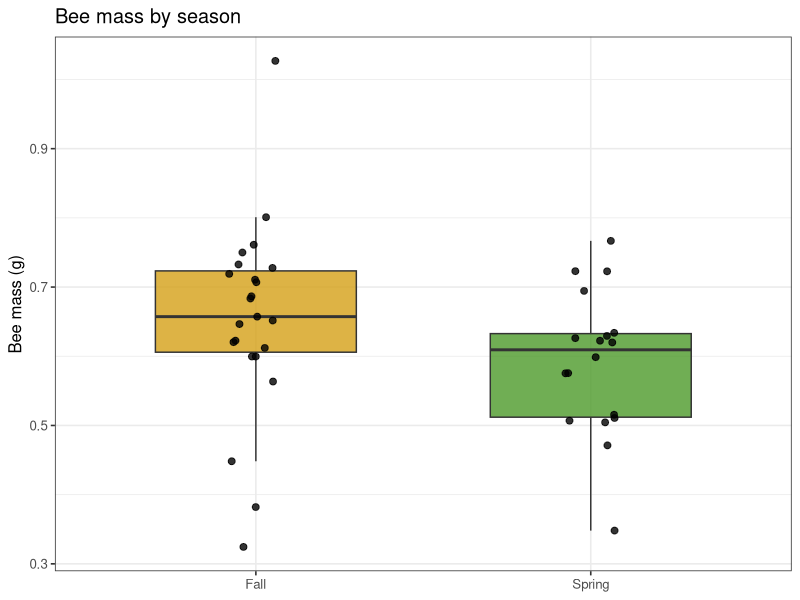
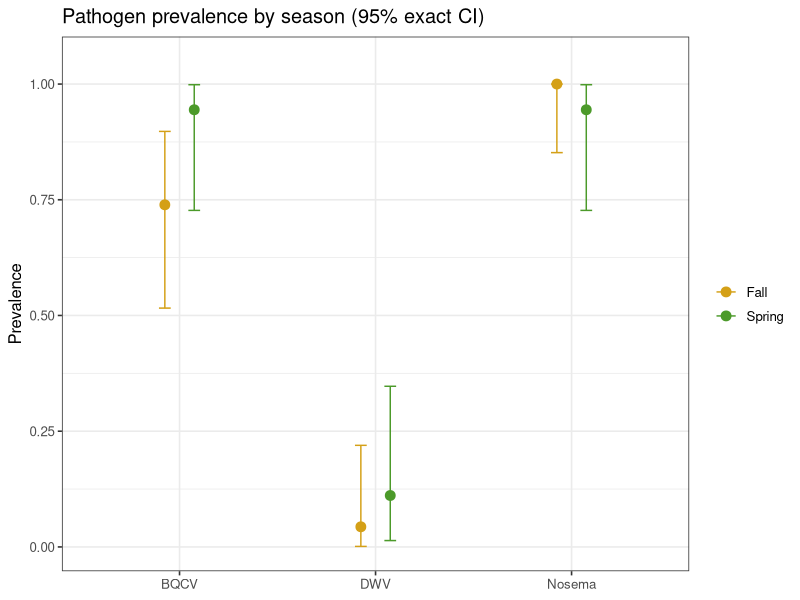
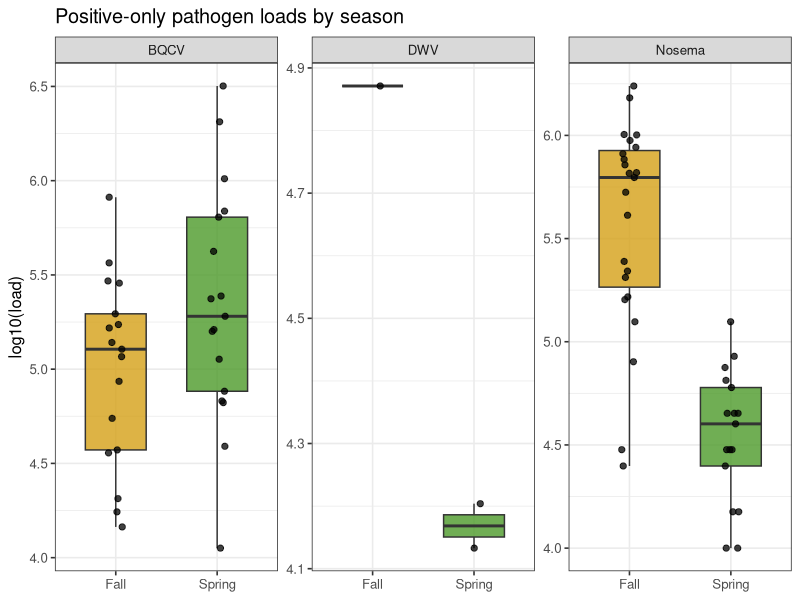
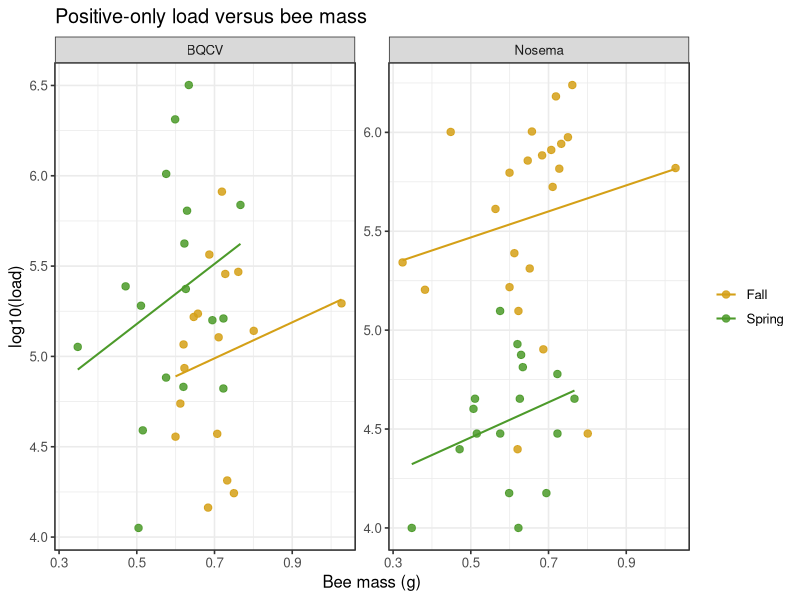
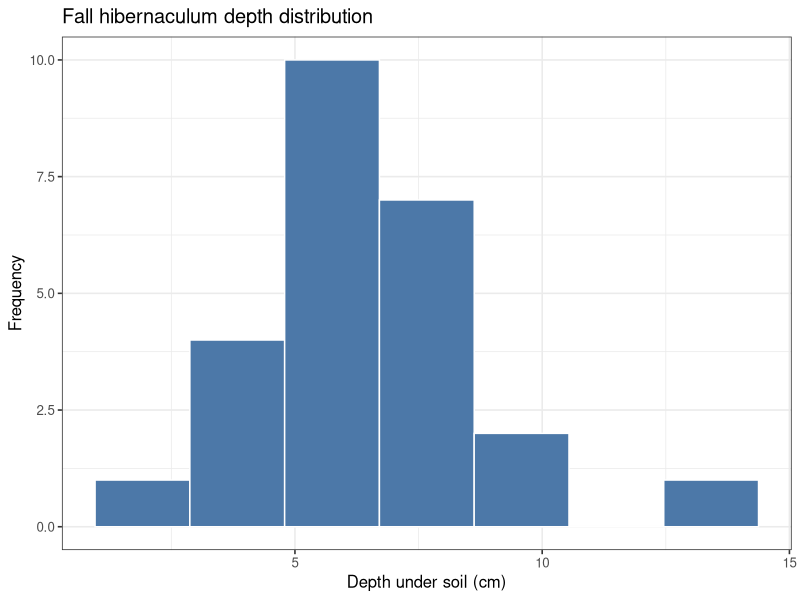
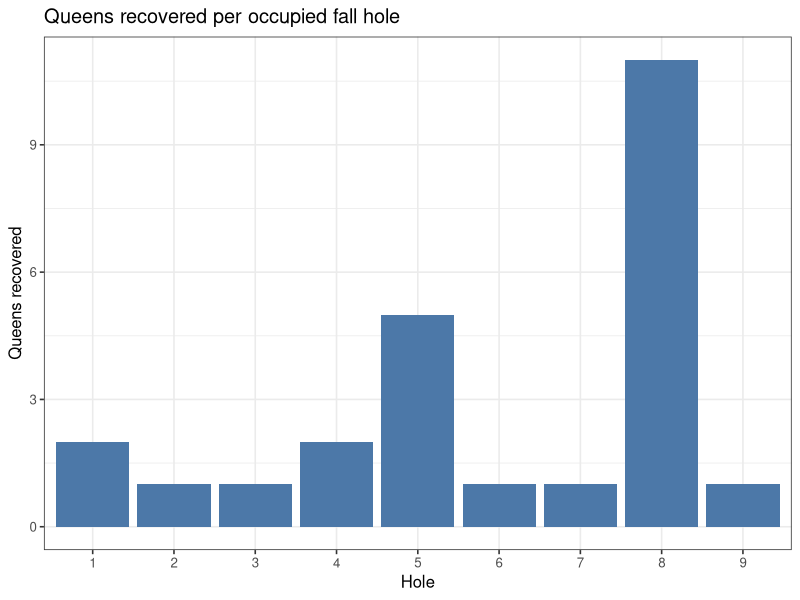
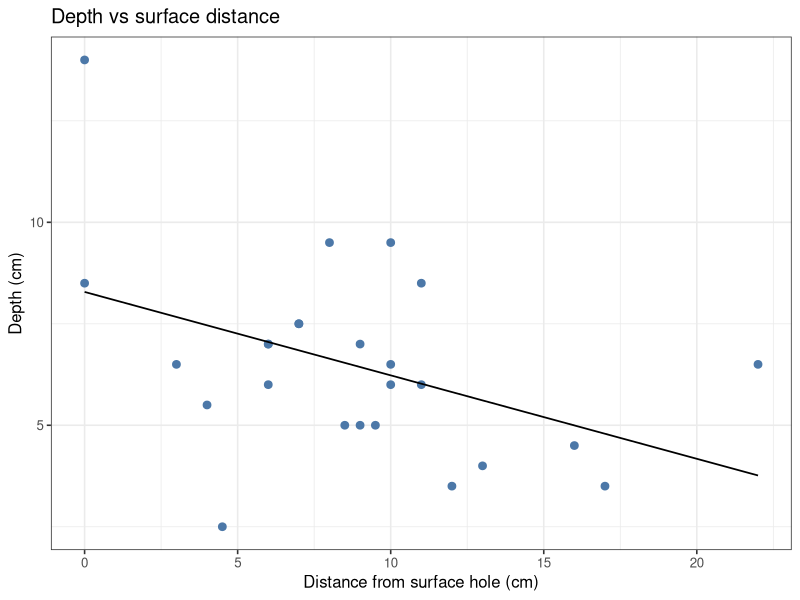
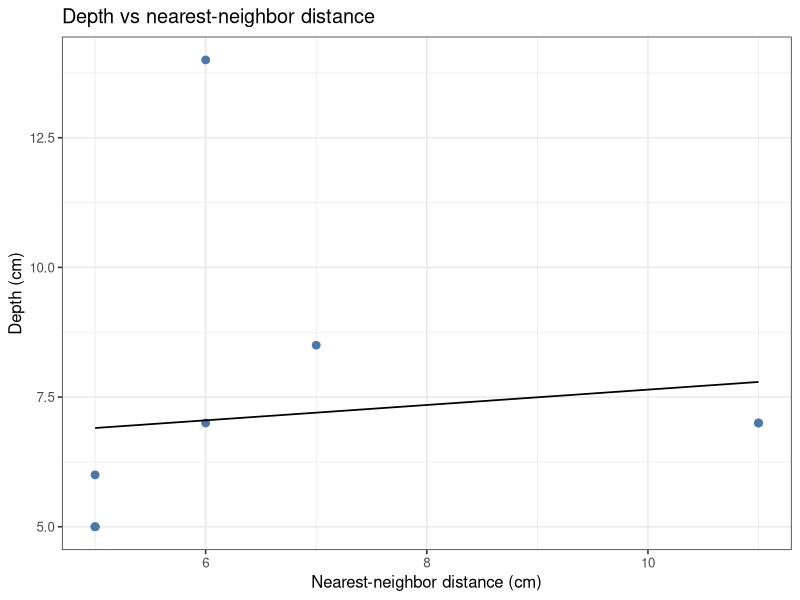

These figures' R source, in order:
## ---- chunk 1
library(readr)
library(dplyr)
library(tidyr)
library(ggplot2)
library(broom)
library(knitr)
library(MASS)
library(tibble)
library(scales)

theme_set(theme_bw(base_size = 12))
options(dplyr.summarise.inform = FALSE)
## ---- chunk 2
pathogen_df <- read_csv("data/overwintering_data_clean.csv", show_col_types = FALSE) %>%
  rename(
    sample_id = ID,
    season = Season,
    pathogen = pathogen,
    load = load,
    weight_g = `Bee_Mass_Est_g.`
  ) %>%
  mutate(
    season = factor(season, levels = c("Fall", "Spring")),
    positive = replace_na(load, 0) > 0,
    log10_load = if_else(load > 0, log10(load), NA_real_),
    log10_load_plus1 = log10(replace_na(load, 0) + 1)
  ) %>%
  dplyr::select(sample_id, season, pathogen, load, weight_g, positive, log10_load, log10_load_plus1, time)

weight_df <- pathogen_df %>%
  distinct(sample_id, season, weight_g)

fall_holes <- read_csv("data/beeDist.csv", show_col_types = FALSE) %>%
  rename(
    hole = Hole,
    nest_id = ID,
    lab_id = LabID,
    surface_distance_cm = distance_from_hole_on_surface_cm,
    nearest_neighbor_cm = nearest_neighbor
  ) %>%
  mutate(
    hole = factor(hole),
    euclidean_cm = sqrt(depth_cm^2 + surface_distance_cm^2)
  )

exact_ci <- function(x, n) {
  bt <- binom.test(x, n)
  tibble(ci_low = bt$conf.int[1], ci_high = bt$conf.int[2])
}
## ---- chunk 3
data_overview <- tibble(
  dataset = c("Merged pathogen file", "Merged pathogen file", "Merged pathogen file", "Fall spatial file", "Fall spatial file"),
  metric = c("Rows", "Unique queens", "Unique pathogens", "Rows", "Occupied holes"),
  value = c(nrow(pathogen_df), n_distinct(pathogen_df$sample_id), n_distinct(pathogen_df$pathogen), nrow(fall_holes), n_distinct(fall_holes$hole))
)

data_overview %>% kable()
## ---- chunk 4
weight_summary <- weight_df %>%
  group_by(season) %>%
  summarise(
    n = sum(!is.na(weight_g)),
    mean_g = mean(weight_g, na.rm = TRUE),
    sd_g = sd(weight_g, na.rm = TRUE),
    median_g = median(weight_g, na.rm = TRUE),
    min_g = min(weight_g, na.rm = TRUE),
    max_g = max(weight_g, na.rm = TRUE)
  )

weight_welch <- t.test(weight_g ~ season, data = weight_df)
weight_wilcox <- wilcox.test(weight_g ~ season, data = weight_df, exact = FALSE)

weight_summary %>% kable(digits = 3)

tibble(
  comparison = "Fall vs Spring mass",
  test = c("Welch t-test", "Wilcoxon rank-sum"),
  statistic = c(unname(weight_welch$statistic), unname(weight_wilcox$statistic)),
  p_value = c(weight_welch$p.value, weight_wilcox$p.value)
) %>% kable(digits = 3)

ggplot(weight_df, aes(season, weight_g, fill = season)) +
  geom_boxplot(width = 0.6, alpha = 0.8, outlier.shape = NA) +
  geom_jitter(width = 0.08, height = 0, size = 2, alpha = 0.8) +
  scale_fill_manual(values = c("Fall" = "#D4A017", "Spring" = "#4C9A2A")) +
  labs(x = NULL, y = "Bee mass (g)", title = "Bee mass by season") +
  theme(legend.position = "none")
## ---- chunk 5
prevalence_summary <- pathogen_df %>%
  group_by(pathogen, season) %>%
  summarise(
    positive_n = sum(positive),
    total_n = n(),
    prevalence = positive_n / total_n,
    .groups = "drop"
  ) %>%
  rowwise() %>%
  mutate(ci = list(exact_ci(positive_n, total_n))) %>%
  unnest_wider(ci) %>%
  ungroup()

prevalence_tests <- pathogen_df %>%
  group_by(pathogen) %>%
  group_modify(~{
    tab <- table(.x$season, .x$positive)
    ft <- fisher.test(tab)
    tibble(
      fall_positive = sum(.x$positive[.x$season == "Fall"]),
      fall_n = sum(.x$season == "Fall"),
      spring_positive = sum(.x$positive[.x$season == "Spring"]),
      spring_n = sum(.x$season == "Spring"),
      odds_ratio = unname(ft$estimate),
      fisher_p = ft$p.value
    )
  }) %>%
  ungroup()

prevalence_summary %>% kable(digits = 3)
prevalence_tests %>% kable(digits = 3)

ggplot(prevalence_summary, aes(pathogen, prevalence, color = season)) +
  geom_point(position = position_dodge(width = 0.3), size = 3) +
  geom_errorbar(
    aes(ymin = ci_low, ymax = ci_high),
    position = position_dodge(width = 0.3),
    width = 0.12,
    linewidth = 0.5
  ) +
  scale_color_manual(values = c("Fall" = "#D4A017", "Spring" = "#4C9A2A")) +
  coord_cartesian(ylim = c(0, 1.05)) +
  labs(
    x = NULL,
    y = "Prevalence",
    title = "Pathogen prevalence by season (95% exact CI)"
  ) +
  theme(legend.title = element_blank())
## ---- chunk 6
positive_load_summary <- pathogen_df %>%
  filter(positive) %>%
  group_by(pathogen, season) %>%
  summarise(
    n_positive = n(),
    mean_log10 = mean(log10_load, na.rm = TRUE),
    median_log10 = median(log10_load, na.rm = TRUE),
    .groups = "drop"
  )

load_tests <- pathogen_df %>%
  filter(positive) %>%
  group_by(pathogen) %>%
  group_modify(~{
    fall_vals <- .x %>% filter(season == "Fall") %>% pull(log10_load) %>% na.omit()
    spring_vals <- .x %>% filter(season == "Spring") %>% pull(log10_load) %>% na.omit()

    welch_t <- if (length(fall_vals) > 1 && length(spring_vals) > 1) {
      unname(t.test(fall_vals, spring_vals)$statistic)
    } else {
      NA_real_
    }

    welch_p <- if (length(fall_vals) > 1 && length(spring_vals) > 1) {
      t.test(fall_vals, spring_vals)$p.value
    } else {
      NA_real_
    }

    wilcoxon_u <- if (length(fall_vals) > 0 && length(spring_vals) > 0) {
      unname(wilcox.test(fall_vals, spring_vals, exact = FALSE)$statistic)
    } else {
      NA_real_
    }

    wilcoxon_p <- if (length(fall_vals) > 0 && length(spring_vals) > 0) {
      wilcox.test(fall_vals, spring_vals, exact = FALSE)$p.value
    } else {
      NA_real_
    }

    tibble(
      n_fall_positive = length(fall_vals),
      n_spring_positive = length(spring_vals),
      welch_t = welch_t,
      welch_p = welch_p,
      wilcoxon_u = wilcoxon_u,
      wilcoxon_p = wilcoxon_p
    )
  }) %>%
  ungroup()

positive_load_summary %>% kable(digits = 3)
load_tests %>% kable(digits = 3)

ggplot(pathogen_df %>% filter(positive), aes(season, log10_load, fill = season)) +
  geom_boxplot(width = 0.6, alpha = 0.8, outlier.shape = NA) +
  geom_jitter(width = 0.08, height = 0, size = 1.8, alpha = 0.75) +
  scale_fill_manual(values = c("Fall" = "#D4A017", "Spring" = "#4C9A2A")) +
  facet_wrap(~ pathogen, scales = "free_y") +
  labs(x = NULL, y = "log10(load)", title = "Positive-only pathogen loads by season") +
  theme(legend.position = "none")
## ---- chunk 7
positive_load_models <- pathogen_df %>%
  filter(pathogen %in% c("BQCV", "Nosema"), positive) %>%
  group_by(pathogen) %>%
  group_modify(~{
    fit <- lm(log10_load ~ season + weight_g, data = .x)
    broom::tidy(fit) %>%
      mutate(
        n = nrow(.x),
        r_squared = summary(fit)$r.squared
      )
  }) %>%
  ungroup()

positive_load_models %>% kable(digits = 3)

ggplot(
  pathogen_df %>% filter(pathogen %in% c("BQCV", "Nosema"), positive),
  aes(weight_g, log10_load, color = season)
) +
  geom_point(size = 2.2, alpha = 0.85) +
  geom_smooth(method = "lm", se = FALSE, linewidth = 0.7) +
  scale_color_manual(values = c("Fall" = "#D4A017", "Spring" = "#4C9A2A")) +
  facet_wrap(~ pathogen, scales = "free_y") +
  labs(
    x = "Bee mass (g)",
    y = "log10(load)",
    title = "Positive-only load versus bee mass"
  ) +
  theme(legend.title = element_blank())
## ---- chunk 8
weight_by_infection <- pathogen_df %>%
  group_by(pathogen) %>%
  group_modify(~{
    pos_w <- .x %>% filter(positive) %>% pull(weight_g) %>% na.omit()
    neg_w <- .x %>% filter(!positive) %>% pull(weight_g) %>% na.omit()

    welch_t <- if (length(pos_w) > 1 && length(neg_w) > 1) {
      unname(t.test(pos_w, neg_w)$statistic)
    } else {
      NA_real_
    }

    welch_p <- if (length(pos_w) > 1 && length(neg_w) > 1) {
      t.test(pos_w, neg_w)$p.value
    } else {
      NA_real_
    }

    wilcox_u <- if (length(pos_w) > 1 && length(neg_w) > 1) {
      unname(wilcox.test(pos_w, neg_w, exact = FALSE)$statistic)
    } else {
      NA_real_
    }

    wilcox_p <- if (length(pos_w) > 1 && length(neg_w) > 1) {
      wilcox.test(pos_w, neg_w, exact = FALSE)$p.value
    } else {
      NA_real_
    }

    tibble(
      n_positive = length(pos_w),
      n_negative = length(neg_w),
      mean_weight_positive_g = mean(pos_w),
      mean_weight_negative_g = mean(neg_w),
      welch_t = welch_t,
      welch_p = welch_p,
      wilcoxon_u = wilcox_u,
      wilcoxon_p = wilcox_p
    )
  }) %>%
  ungroup()

weight_by_infection %>% kable(digits = 3)
## ---- chunk 9
hole_occupancy <- fall_holes %>%
  count(hole, name = "queens_in_hole")

fall_spatial_summary <- tibble(
  metric = c(
    "Queens in spatial dataset",
    "Occupied holes",
    "Mean queens per occupied hole",
    "Maximum queens in one hole",
    "Mean depth (cm)",
    "Median depth (cm)",
    "Mean surface distance (cm)",
    "Nearest-neighbor observations"
  ),
  value = c(
    nrow(fall_holes),
    n_distinct(fall_holes$hole),
    mean(hole_occupancy$queens_in_hole),
    max(hole_occupancy$queens_in_hole),
    mean(fall_holes$depth_cm, na.rm = TRUE),
    median(fall_holes$depth_cm, na.rm = TRUE),
    mean(fall_holes$surface_distance_cm, na.rm = TRUE),
    sum(!is.na(fall_holes$nearest_neighbor_cm))
  )
)

fall_spatial_correlations <- tibble(
  comparison = c(
    "Depth vs surface distance",
    "Depth vs nearest-neighbor distance",
    "Surface distance vs nearest-neighbor distance"
  ),
  rho = c(
    cor(fall_holes$depth_cm, fall_holes$surface_distance_cm, method = "spearman", use = "complete.obs"),
    cor(fall_holes$depth_cm, fall_holes$nearest_neighbor_cm, method = "spearman", use = "complete.obs"),
    cor(fall_holes$surface_distance_cm, fall_holes$nearest_neighbor_cm, method = "spearman", use = "complete.obs")
  ),
  p_value = c(
    cor.test(fall_holes$depth_cm, fall_holes$surface_distance_cm, method = "spearman", exact = FALSE)$p.value,
    cor.test(fall_holes$depth_cm, fall_holes$nearest_neighbor_cm, method = "spearman", exact = FALSE)$p.value,
    cor.test(fall_holes$surface_distance_cm, fall_holes$nearest_neighbor_cm, method = "spearman", exact = FALSE)$p.value
  )
)

fall_spatial_summary %>% kable(digits = 3)
hole_occupancy %>% kable()
fall_spatial_correlations %>% kable(digits = 3)

ggplot(fall_holes, aes(depth_cm)) +
  geom_histogram(bins = 7, fill = "#4C78A8", color = "white") +
  labs(
    x = "Depth under soil (cm)",
    y = "Frequency",
    title = "Fall hibernaculum depth distribution"
  )
## ---- chunk 10
ggplot(hole_occupancy, aes(hole, queens_in_hole)) +
  geom_col(fill = "#4C78A8") +
  labs(
    x = "Hole",
    y = "Queens recovered",
    title = "Queens recovered per occupied fall hole"
  )

ggplot(fall_holes, aes(surface_distance_cm, depth_cm)) +
  geom_point(size = 2.3, color = "#4C78A8") +
  geom_smooth(method = "lm", se = FALSE, color = "black", linewidth = 0.6) +
  labs(
    x = "Distance from surface hole (cm)",
    y = "Depth (cm)",
    title = "Depth vs surface distance"
  )

ggplot(
  fall_holes %>% filter(!is.na(nearest_neighbor_cm)),
  aes(nearest_neighbor_cm, depth_cm)
) +
  geom_point(size = 2.3, color = "#4C78A8") +
  geom_smooth(method = "lm", se = FALSE, color = "black", linewidth = 0.6) +
  labs(
    x = "Nearest-neighbor distance (cm)",
    y = "Depth (cm)",
    title = "Depth vs nearest-neighbor distance"
  )
## ---- chunk 11
multivar_df <- pathogen_df %>%
  mutate(load = replace_na(load, 0)) %>%
  dplyr::select(sample_id, season, pathogen, load, weight_g) %>%
  pivot_wider(names_from = pathogen, values_from = load) %>%
  mutate(
    log10_BQCV = log10(BQCV + 1),
    log10_DWV = log10(DWV + 1),
    log10_Nosema = log10(Nosema + 1)
  ) %>%
  dplyr::select(sample_id, season, weight_g, log10_BQCV, log10_DWV, log10_Nosema) %>%
  drop_na()

multivariate_summary <- multivar_df %>%
  group_by(season) %>%
  summarise(
    n = n(),
    mean_weight_g = mean(weight_g),
    mean_log10_BQCV = mean(log10_BQCV),
    mean_log10_DWV = mean(log10_DWV),
    mean_log10_Nosema = mean(log10_Nosema)
  )

multivariate_summary %>% kable(digits = 3)
## ---- chunk 12
pca_fit <- prcomp(
  multivar_df %>% dplyr::select(weight_g, log10_BQCV, log10_DWV, log10_Nosema),
  center = TRUE,
  scale. = TRUE
)

scores <- as_tibble(pca_fit$x[, 1:2]) %>%
  bind_cols(multivar_df %>% dplyr::select(sample_id, season))

loadings <- as.data.frame(pca_fit$rotation[, 1:2]) %>%
  rownames_to_column("variable")

var_explained <- (pca_fit$sdev^2) / sum(pca_fit$sdev^2)
arrow_scale <- 1.8

loadings_plot <- loadings %>%
  mutate(
    PC1 = PC1 * arrow_scale,
    PC2 = PC2 * arrow_scale
  )

season_centroids <- scores %>%
  group_by(season) %>%
  summarise(mean_PC1 = mean(PC1), mean_PC2 = mean(PC2))

loadings %>% kable(digits = 3)
season_centroids %>% kable(digits = 3)

ggplot(scores, aes(PC1, PC2, color = season)) +
  stat_ellipse(level = 0.68, linewidth = 0.7, alpha = 0.6, show.legend = FALSE) +
  geom_point(size = 2.8, alpha = 0.9) +
  geom_segment(
    data = loadings_plot,
    aes(x = 0, y = 0, xend = PC1, yend = PC2),
    inherit.aes = FALSE,
    arrow = arrow(length = grid::unit(0.18, "cm")),
    linewidth = 0.7,
    color = "gray30"
  ) +
  geom_text(
    data = loadings_plot,
    aes(x = PC1, y = PC2, label = variable),
    inherit.aes = FALSE,
    size = 3.6,
    color = "gray20",
    nudge_x = 0.05,
    nudge_y = 0.05
  ) +
  scale_color_manual(values = c("Fall" = "#D4A017", "Spring" = "#4C9A2A")) +
  labs(
    title = "PCA of queen mass and pathogen loads",
    x = paste0("PC1 (", round(100 * var_explained[1], 1), "% variance)"),
    y = paste0("PC2 (", round(100 * var_explained[2], 1), "% variance)"),
    color = NULL
  )
## ---- chunk 13
lda_fit <- MASS::lda(
  season ~ weight_g + log10_BQCV + log10_DWV + log10_Nosema,
  data = multivar_df
)

lda_cv <- MASS::lda(
  season ~ weight_g + log10_BQCV + log10_DWV + log10_Nosema,
  data = multivar_df,
  CV = TRUE
)

conf_mat <- table(
  Observed = multivar_df$season,
  Predicted = lda_cv$class
)

accuracy <- mean(lda_cv$class == multivar_df$season)

lda_coefficients <- as.data.frame(lda_fit$scaling) %>%
  tibble::rownames_to_column("term")

lda_coefficients %>% knitr::kable(digits = 3)

as.data.frame.matrix(conf_mat) %>%
  tibble::rownames_to_column("Observed") %>%
  knitr::kable()

tibble::tibble(
  metric = "Leave-one-out cross-validated accuracy",
  value = accuracy
) %>%
  knitr::kable(digits = 3)
## ---- chunk 14
fall_distance_summary <- fall_holes %>%
  summarise(
    n_queens = n(),
    n_holes = n_distinct(hole),
    mean_depth_cm = mean(depth_cm, na.rm = TRUE),
    mean_surface_distance_cm = mean(surface_distance_cm, na.rm = TRUE),
    mean_euclidean_cm = mean(euclidean_cm, na.rm = TRUE),
    median_euclidean_cm = median(euclidean_cm, na.rm = TRUE),
    max_euclidean_cm = max(euclidean_cm, na.rm = TRUE)
  )

by_hole_distance <- fall_holes %>%
  group_by(hole) %>%
  summarise(
    queens_in_hole = n(),
    mean_depth_cm = mean(depth_cm),
    mean_surface_distance_cm = mean(surface_distance_cm),
    mean_euclidean_cm = mean(euclidean_cm)
  )

fall_distance_summary %>% kable(digits = 3)
by_hole_distance %>% kable(digits = 3)
## ---- chunk 15
hole_nodes <- fall_holes %>%
  distinct(hole) %>%
  mutate(x = 0, y = 0)

ggplot(fall_holes) +
  geom_segment(
    aes(
      x = 0,
      y = 0,
      xend = surface_distance_cm,
      yend = -depth_cm,
      linewidth = euclidean_cm
    ),
    color = "gray35",
    alpha = 0.8
  ) +
  geom_point(
    data = hole_nodes,
    aes(x = x, y = y),
    inherit.aes = FALSE,
    size = 3.6,
    color = "black"
  ) +
  geom_point(
    aes(x = surface_distance_cm, y = -depth_cm),
    size = 2.8,
    color = "#2C7FB8"
  ) +
  geom_text(
    aes(x = surface_distance_cm, y = -depth_cm, label = lab_id),
    nudge_y = -0.45,
    size = 2.8,
    check_overlap = TRUE
  ) +
  scale_linewidth_continuous(range = c(0.4, 2.2)) +
  coord_equal() +
  facet_wrap(~ hole, scales = "fixed") +
  labs(
    title = "Fall queen subsurface geometry by focal hole",
    subtitle = "Each edge runs from the focal surface hole (black node) to an excavated queen; edge width encodes Euclidean distance.",
    x = "Horizontal distance from focal hole (cm)",
    y = "Depth below surface (cm)",
    linewidth = "Euclidean\ndistance (cm)"
  )
## ---- chunk 16
sessionInfo()
